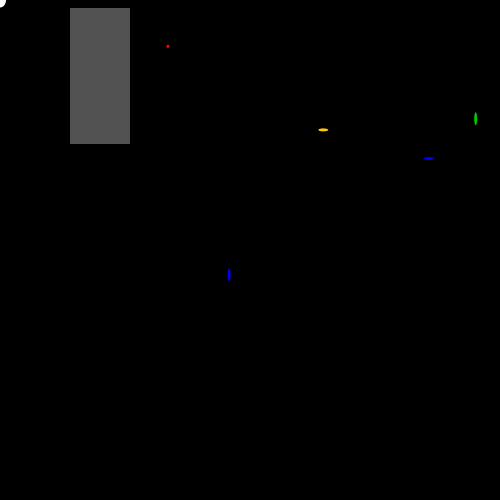
Frame 1 (no input)
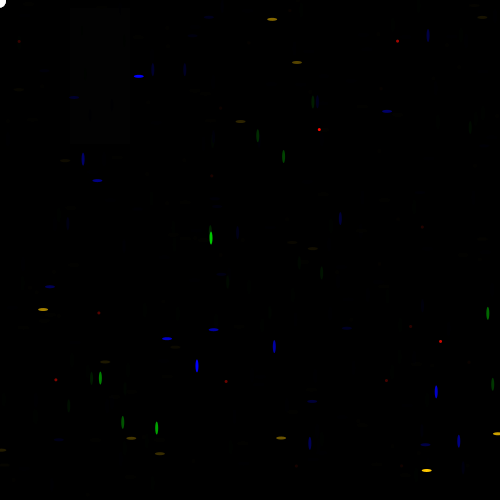
Frame 60 (the mouse pressed at the canvas centre just before this capture)
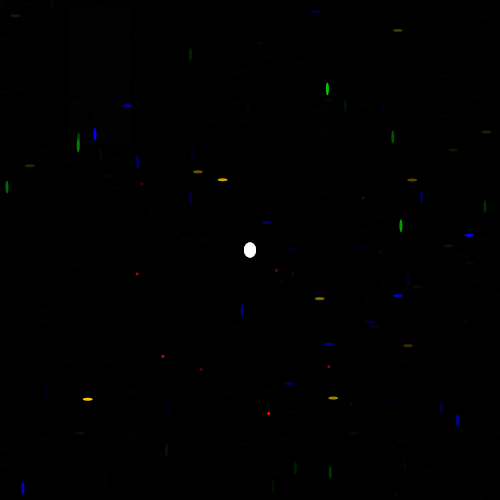
Frame 120 (the mouse held since frame 60 and released just before this capture)

The Processing sketch that drew these frames (run headless with seeded random() and noise(); from frame 60 on, the mouse is pressed at the canvas centre):

// Processing sketch: processing_173112
// ── processing_173112.pde

void setup() 
{
  size(500, 500);
  background(0);
  noStroke();
  fill(102);
  for (int i = 0; i < 80; i = i+8) 
  {
    rect(70, i, 60, i);
  }
}

void draw() 
{
  fill(0, 50);
  rect(0, 0, width, height);
  
  fill(255,200,0);
  ellipse(random(width), random(height), 10, 3);
  fill(0,200,0);
  ellipse(random(width), random(height), 3, 13);
  fill(0,0,250);
  ellipse(random(width), random(height), 10, 3);
  ellipse(random(width), random(height), 3, 13);
  fill(255,10,0);
  ellipse(random(width), random(height), 3, 3);
  fill(255);
  ellipse(mouseX,mouseY, computeRandom(12),15);

}


int computeRandom (int n)
{
  if (n > 10)
  {
    return n;
  }
  else
  {
    return int(random(100)) + 100;
  }
}
  
color randomColor()
{
  return color(random(255),random(255), random(255));
}

void mousePressed() 
{
  if (mouseButton == LEFT) 
  {
    background(255);
  } 
  else if (mouseButton == RIGHT) 
  {
    background(0);
  }
float x = 0;
while (x < width) 
{
  float y = 0;
  while (y < height) 
  {
    if (random(100) > 98) 
    {
      fill(255, 0, 0);
    } 
    else 
    {
      fill(random(0, 105));
    }
    rect(x + 5, y + 10, 44, 44);
    y = y + 10;
  }
  x = x + 50;
}
 if (keyCode == UP) 
 {
   background(255);
 } 
 else if (keyCode == DOWN) 
 {
   background(0);
 }
 }
